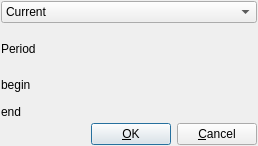
<?xml version="1.0" encoding="UTF-8"?>
<ui version="4.0">
 <class>dlgExportSales</class>
 <widget class="QDialog" name="dlgExportSales">
  <property name="geometry">
   <rect>
    <x>0</x>
    <y>0</y>
    <width>258</width>
    <height>146</height>
   </rect>
  </property>
  <property name="windowTitle">
   <string>Export sales</string>
  </property>
  <layout class="QGridLayout">
   <property name="margin">
    <number>1</number>
   </property>
   <property name="spacing">
    <number>1</number>
   </property>
   <item row="2" column="0">
    <layout class="QVBoxLayout">
     <item>
      <layout class="QHBoxLayout">
       <item>
        <widget class="QLabel" name="lblBegin">
         <property name="text">
          <string>begin</string>
         </property>
         <property name="wordWrap">
          <bool>false</bool>
         </property>
        </widget>
       </item>
       <item>
        <widget class="Q3DateTimeEdit" name="dteBegin"/>
       </item>
      </layout>
     </item>
     <item>
      <layout class="QHBoxLayout">
       <item>
        <widget class="QLabel" name="lblEnd">
         <property name="text">
          <string>end</string>
         </property>
         <property name="wordWrap">
          <bool>false</bool>
         </property>
        </widget>
       </item>
       <item>
        <widget class="Q3DateTimeEdit" name="dteEnd"/>
       </item>
      </layout>
     </item>
    </layout>
   </item>
   <item row="1" column="0">
    <widget class="QLabel" name="textLabel2">
     <property name="text">
      <string>Period</string>
     </property>
     <property name="wordWrap">
      <bool>false</bool>
     </property>
    </widget>
   </item>
   <item row="0" column="0">
    <widget class="QComboBox" name="cmbType">
     <item>
      <property name="text">
       <string>Current</string>
      </property>
     </item>
     <item>
      <property name="text">
       <string>Period</string>
      </property>
     </item>
    </widget>
   </item>
   <item row="3" column="0">
    <layout class="QHBoxLayout">
     <property name="spacing">
      <number>6</number>
     </property>
     <property name="margin">
      <number>0</number>
     </property>
     <item>
      <spacer name="Horizontal Spacing2">
       <property name="orientation">
        <enum>Qt::Horizontal</enum>
       </property>
       <property name="sizeType">
        <enum>QSizePolicy::Expanding</enum>
       </property>
       <property name="sizeHint" stdset="0">
        <size>
         <width>20</width>
         <height>20</height>
        </size>
       </property>
      </spacer>
     </item>
     <item>
      <widget class="QPushButton" name="buttonOk">
       <property name="text">
        <string>&amp;OK</string>
       </property>
       <property name="icon">
        <iconset>
         <normaloff>ok.png</normaloff>ok.png</iconset>
       </property>
       <property name="shortcut">
        <string/>
       </property>
       <property name="autoDefault">
        <bool>true</bool>
       </property>
       <property name="default">
        <bool>true</bool>
       </property>
      </widget>
     </item>
     <item>
      <widget class="QPushButton" name="buttonCancel">
       <property name="text">
        <string>&amp;Cancel</string>
       </property>
       <property name="icon">
        <iconset>
         <normaloff>stop_cancel.png</normaloff>stop_cancel.png</iconset>
       </property>
       <property name="shortcut">
        <string/>
       </property>
       <property name="autoDefault">
        <bool>true</bool>
       </property>
      </widget>
     </item>
    </layout>
   </item>
  </layout>
 </widget>
 <layoutdefault spacing="6" margin="11"/>
 <pixmapfunction>qPixmapFromMimeSource</pixmapfunction>
 <customwidgets>
  <customwidget>
   <class>Q3DateTimeEdit</class>
   <extends>QWidget</extends>
   <header>Qt3Support/Q3DateTimeEdit</header>
  </customwidget>
 </customwidgets>
 <includes>
  <include location="global">qdatetime.h</include>
 </includes>
 <resources/>
 <connections>
  <connection>
   <sender>buttonOk</sender>
   <signal>clicked()</signal>
   <receiver>dlgExportSales</receiver>
   <slot>accept()</slot>
   <hints>
    <hint type="sourcelabel">
     <x>20</x>
     <y>20</y>
    </hint>
    <hint type="destinationlabel">
     <x>20</x>
     <y>20</y>
    </hint>
   </hints>
  </connection>
  <connection>
   <sender>buttonCancel</sender>
   <signal>clicked()</signal>
   <receiver>dlgExportSales</receiver>
   <slot>reject()</slot>
   <hints>
    <hint type="sourcelabel">
     <x>20</x>
     <y>20</y>
    </hint>
    <hint type="destinationlabel">
     <x>20</x>
     <y>20</y>
    </hint>
   </hints>
  </connection>
  <connection>
   <sender>cmbType</sender>
   <signal>activated(int)</signal>
   <receiver>dlgExportSales</receiver>
   <slot>refresh(int)</slot>
   <hints>
    <hint type="sourcelabel">
     <x>20</x>
     <y>20</y>
    </hint>
    <hint type="destinationlabel">
     <x>20</x>
     <y>20</y>
    </hint>
   </hints>
  </connection>
 </connections>
</ui>
